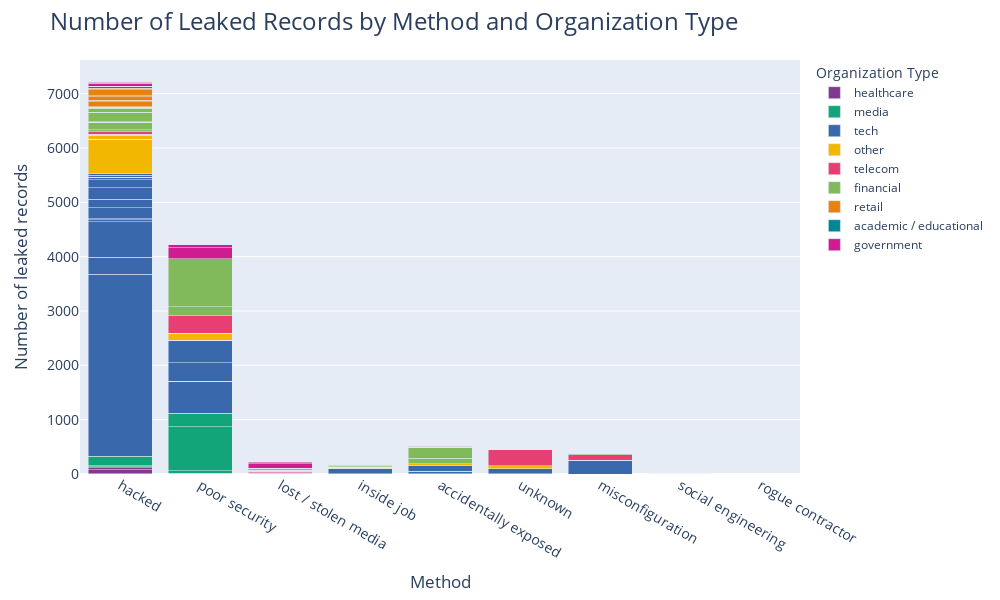

Here is the notebook cell this chart was saved with:
### Code cell
fig = px.bar(
    data_breaches,
    x="Method",
    y="Total No Records (M)",
    color="Organization type",
    color_discrete_sequence=px.colors.qualitative.Bold,
    barmode="stack"
)

fig.update_layout(
    title="Number of Leaked Records by Method and Organization Type",
    title_font=dict(size=24),
    xaxis_title="Method",
    yaxis_title="Number of leaked records",
    font=dict(size=14),
    width=1000,
    height=600,
    legend=dict(title="Organization Type", font=dict(size=12)),
)

fig.show()

### Figure 1 — Plotly figure (JSON) as saved in the notebook; plotly's stock layout.template omitted (floating-point values rounded to 4 significant figures)
{"data": [{"alignmentgroup": "True", "hovertemplate": "Organization type=healthcare<br>Method=%{x}<br>Total No Records (M)=%{y}<extra></extra>", "legendgroup": "healthcare", "marker": {"color": "rgb(127, 60, 141)", "pattern": {"shape": ""}}, "name": "healthcare", "offsetgroup": "healthcare", "orientation": "v", "showlegend": true, "textposition": "auto", "type": "bar", "x": ["hacked", "poor security", "lost / stolen media", "lost / stolen media", "hacked", "poor security", "lost / stolen media", "hacked", "lost / stolen media", "lost / stolen media", "hacked", "hacked", "lost / stolen media", "poor security", "hacked", "poor security", "inside job", "hacked", "hacked", "inside job", "hacked", "hacked", "hacked"], "xaxis": "x", "y": [2.2, 0.5666, 4, 0.4446, 80.16, 0.091, 2.743, 30.5, 0.16, 3.314, 4.5, 0.075, 16.52, 0.315, 0.025, 12.72, 0.0067, 15, 0.7464, 6.4, 0.3, 0.13, 0.5314], "yaxis": "y"}, {"alignmentgroup": "True", "hovertemplate": "Organization type=media<br>Method=%{x}<br>Total No Records (M)=%{y}<extra></extra>", "legendgroup": "media", "marker": {"color": "rgb(17, 165, 121)", "pattern": {"shape": ""}}, "name": "media", "offsetgroup": "media", "orientation": "v", "showlegend": true, "textposition": "auto", "type": "bar", "x": ["hacked", "accidentally exposed", "poor security", "poor security", "accidentally exposed", "poor security", "hacked", "hacked", "hacked", "unknown"], "xaxis": "x", "y": [14.87, 6, 50.5, 807, 1.5, 246, 0.43, 1.27, 173, 0.38], "yaxis": "y"}, {"alignmentgroup": "True", "hovertemplate": "Organization type=tech<br>Method=%{x}<br>Total No Records (M)=%{y}<extra></extra>", "legendgroup": "tech", "marker": {"color": "rgb(57, 105, 172)", "pattern": {"shape": ""}}, "name": "tech", "offsetgroup": "tech", "orientation": "v", "showlegend": true, "textposition": "auto", "type": "bar", "x": ["hacked", "poor security", "poor security", "hacked", "inside job", "accidentally exposed", "hacked", "hacked", "hacked", "hacked", "hacked", "hacked", "hacked", "hacked", "hacked", "poor security", "poor security", "hacked", "accidentally exposed", "lost / stolen media", "accidentally exposed", "misconfiguration", "hacked", "poor security", "unknown", "hacked", "misconfiguration", "poor security", "hacked", "social engineering"], "xaxis": "x", "y": [3350.0, 592.5, 0.3, 316.5, 92, 32.37, 654.9, 0.275, 34.3, 18, 3.8, 196.4, 158.5, 213.3, 144.9, 340, 412.2, 48.94, 8.584, 0.2, 100, 250, 1.6, 0.126, 92.28, 32.57, 1.382, 0.5, 28.72, 6.054], "yaxis": "y"}, {"alignmentgroup": "True", "hovertemplate": "Organization type=other<br>Method=%{x}<br>Total No Records (M)=%{y}<extra></extra>", "legendgroup": "other", "marker": {"color": "rgb(242, 183, 1)", "pattern": {"shape": ""}}, "name": "other", "offsetgroup": "other", "orientation": "v", "showlegend": true, "textposition": "auto", "type": "bar", "x": ["hacked", "hacked", "unknown", "inside job", "hacked", "poor security", "inside job", "poor security", "hacked", "accidentally exposed"], "xaxis": "x", "y": [636.1, 0.11, 56, 11.1, 1.25, 125.2, 1.8, 0.052, 57, 38], "yaxis": "y"}, {"alignmentgroup": "True", "hovertemplate": "Organization type=telecom<br>Method=%{x}<br>Total No Records (M)=%{y}<extra></extra>", "legendgroup": "telecom", "marker": {"color": "rgb(231, 63, 116)", "pattern": {"shape": ""}}, "name": "telecom", "offsetgroup": "telecom", "orientation": "v", "showlegend": true, "textposition": "auto", "type": "bar", "x": ["poor security", "lost / stolen media", "hacked", "poor security", "hacked", "hacked", "hacked", "hacked", "hacked", "misconfiguration", "poor security", "accidentally exposed", "lost / stolen media", "hacked", "unknown", "accidentally exposed", "inside job"], "xaxis": "x", "y": [320, 0.113, 0.114, 1.9, 0.1, 1.54, 15, 4, 8.7, 100, 0.3774, 0.17, 17, 45, 299.1, 0.9, 2], "yaxis": "y"}, {"alignmentgroup": "True", "hovertemplate": "Organization type=financial<br>Method=%{x}<br>Total No Records (M)=%{y}<extra></extra>", "legendgroup": "financial", "marker": {"color": "rgb(128, 186, 90)", "pattern": {"shape": ""}}, "name": "financial", "offsetgroup": "financial", "orientation": "v", "showlegend": true, "textposition": "auto", "type": "bar", "x": ["lost / stolen media", "poor security", "lost / stolen media", "poor security", "accidentally exposed", "hacked", "hacked", "hacked", "hacked", "poor security", "inside job", "inside job", "inside job", "hacked", "inside job", "lost / stolen media", "poor security", "hacked", "poor security", "hacked", "hacked", "hacked", "inside job", "lost / stolen media", "lost / stolen media", "rogue contractor", "misconfiguration", "hacked", "hacked", "accidentally exposed"], "xaxis": "x", "y": [5.3, 0.125, 12.5, 0.09, 106, 40, 0.06, 135, 0.3601, 0.15, 9.5, 2.6, 2.5, 9.5, 9.7, 5.9, 163.1, 0.4, 885, 170.3, 5.32, 76, 20, 0.96, 0.034, 0.03, 20.08, 6.3, 0.098, 200], "yaxis": "y"}, {"alignmentgroup": "True", "hovertemplate": "Organization type=retail<br>Method=%{x}<br>Total No Records (M)=%{y}<extra></extra>", "legendgroup": "retail", "marker": {"color": "rgb(230, 131, 16)", "pattern": {"shape": ""}}, "name": "retail", "offsetgroup": "retail", "orientation": "v", "showlegend": true, "textposition": "auto", "type": "bar", "x": ["hacked", "inside job", "hacked", "hacked", "lost / stolen media", "hacked", "hacked", "hacked", "poor security", "inside job", "hacked", "lost / stolen media", "hacked", "hacked", "hacked"], "xaxis": "x", "y": [6.55, 8.637, 1.4, 7.261, 0.8, 98.2, 28.64, 60.1, 0.283, 0.51, 0.2, 0.097, 20, 110, 30], "yaxis": "y"}, {"alignmentgroup": "True", "hovertemplate": "Organization type=academic / educational<br>Method=%{x}<br>Total No Records (M)=%{y}<extra></extra>", "legendgroup": "academic / educational", "marker": {"color": "rgb(0, 134, 149)", "pattern": {"shape": ""}}, "name": "academic / educational", "offsetgroup": "academic / educational", "orientation": "v", "showlegend": true, "textposition": "auto", "type": "bar", "x": ["hacked", "hacked", "hacked", "lost / stolen media", "hacked", "hacked", "hacked", "hacked", "accidentally exposed"], "xaxis": "x", "y": [35.34, 0.125, 0.76, 4.372, 1.165, 0.16, 0.143, 0.073, 0.043], "yaxis": "y"}, {"alignmentgroup": "True", "hovertemplate": "Organization type=government<br>Method=%{x}<br>Total No Records (M)=%{y}<extra></extra>", "legendgroup": "government", "marker": {"color": "rgb(207, 28, 144)", "pattern": {"shape": ""}}, "name": "government", "offsetgroup": "government", "orientation": "v", "showlegend": true, "textposition": "auto", "type": "bar", "x": ["lost / stolen media", "hacked", "poor security", "lost / stolen media", "inside job", "lost / stolen media", "poor security", "hacked", "accidentally exposed", "poor security", "hacked", "accidentally exposed", "inside job", "hacked", "lost / stolen media", "hacked", "hacked", "accidentally exposed", "inside job", "lost / stolen media", "poor security", "lost / stolen media", "lost / stolen media", "hacked"], "xaxis": "x", "y": [0.8, 55, 0.03, 28, 0.903, 0.1, 201, 12.21, 11.55, 0.21, 21.5, 6.5, 0.68, 0.18, 1.835, 1.5, 0.176, 4.608, 0.089, 4.901, 60, 76.2, 26.5, 8.257], "yaxis": "y"}], "layout": {"barmode": "stack", "font": {"size": 14}, "height": 600, "legend": {"font": {"size": 12}, "title": {"text": "Organization Type"}, "tracegroupgap": 0}, "margin": {"t": 60}, "title": {"font": {"size": 24}, "text": "Number of Leaked Records by Method and Organization Type"}, "width": 1000, "xaxis": {"anchor": "y", "domain": [0, 1], "title": {"text": "Method"}}, "yaxis": {"anchor": "x", "domain": [0, 1], "title": {"text": "Number of leaked records"}}}}
